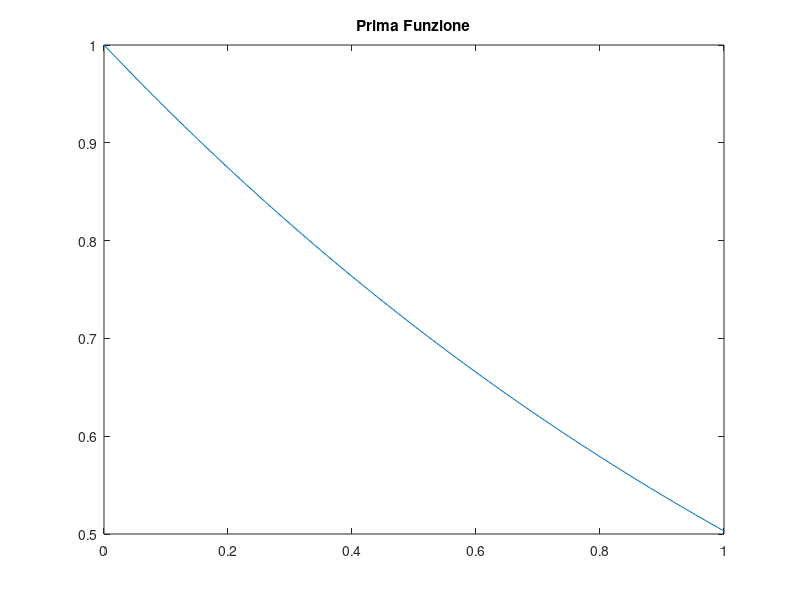
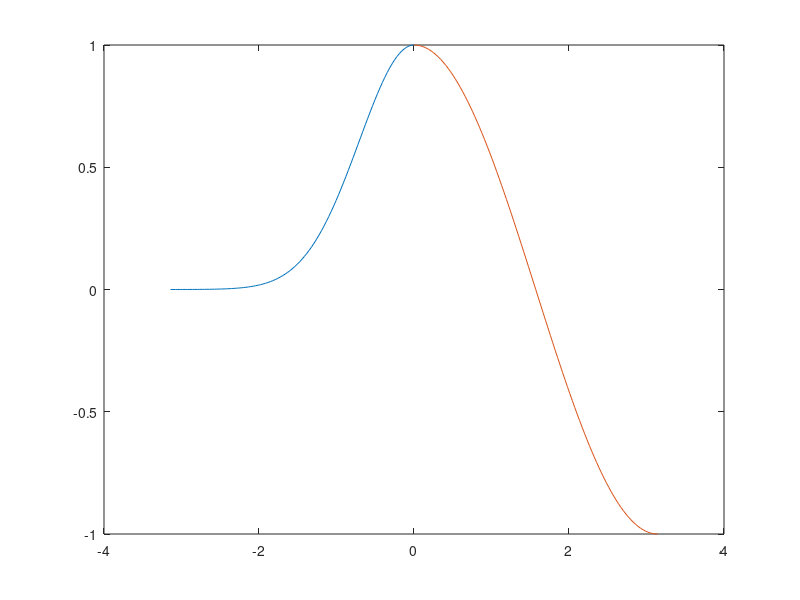

Source code (MATLAB) for these figures, in order:
x = [0:0.01:1];
f1 = ((1-x./24)./(1+x./24 + x.^2./384)).^8
plot(x, f1)
title('Prima Funzione')
figure
x1 = linspace(-pi,0,101);
x2 = linspace(0,pi,101);
f2 = exp(-x1.^2);
f3 = cos(x2);
%A =  [f2;f3];
%plot(x1, f2, x2, f3)
A = [f2 f3];
X = [x1 x2];
plot(X,A)
%altra possibilità
plot(x1,f2)
hold on
plot(x2,f3)
